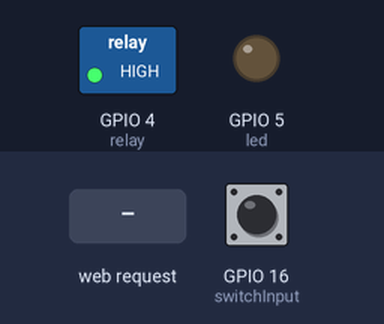
A sketch run on a simulated ESP8266 (NodeMCU). Shown: switched loads named in the sketch (green lamp = pin HIGH), output pins drawn as LEDs (lit = HIGH). The inputs (shaded band) are chosen by the test bench; at power-on: GPIO 16 (switchInput) HIGH. WiFi joins after 1.5 s; servers stay silent unless stated; what the sketch prints to the serial monitor is not drawn.

Above: at 2.7 s.
2.8 s: GPIO 16 (switchInput) pulled LOW for 0.15 s
At 3.6 s:
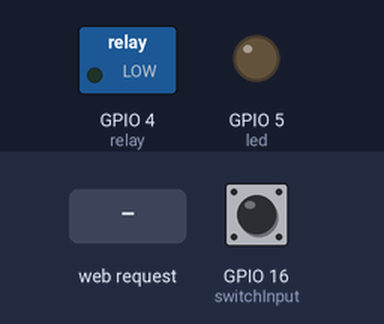
4.4 s: HTTP request GET /switch received
At 5.3 s:
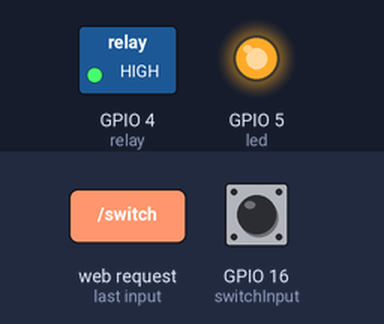
7.4 s: GPIO 16 (switchInput) pulled LOW for 3.2 s
At 7.7 s:
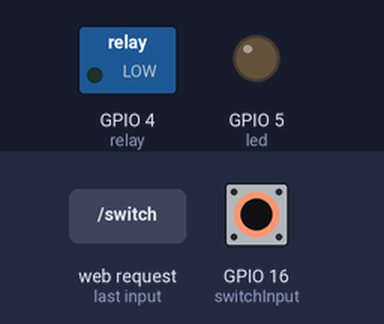
Timing chart, 0 to 12.1 s (numbered marks = the images above; inputs shaded):
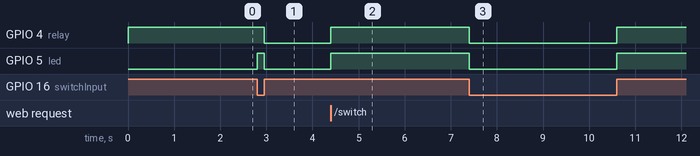

The sketch:

relaisServer.ino
```cpp
#include <ESP8266WiFi.h>
#include <WiFiClient.h>
#include <ESP8266WebServer.h>
#include <ESP8266mDNS.h>

const char* ssid = "yourSSID";
const char* password = "yourPassword";

const int led = 5;
const int relay = 4;
const int switchInput = 16;

bool relayOn = false;
int lastInputState = 0;

ESP8266WebServer server(80);

void switchRelay(){
  if (relayOn){
    digitalWrite(relay, 0);
    relayOn = false;
  } else {
    digitalWrite(relay, 1);
    relayOn = true;
  }
  Serial.print("Switched relay to: ");
  Serial.println(relayOn);
  //Update status LED
  digitalWrite(led, relayOn);
}

void handleRoot() {

  String message = "<html><head><title>Wildgrubes Home Automation</title><meta charset = 'UTF-8'><meta name='viewport' content='width=device-width, initial-scale=1.0'> <script type='text/javascript'>var switchState=false;var switchWidgetState=false;var switchWidget;window.addEventListener('load',function(){switchWidget=document.getElementsByClassName('switchWidget')[0];switchWidget.addEventListener('click',switchDevice);refreshStatus();setInterval(refreshStatus,500);});function refreshStatus(){var request=new XMLHttpRequest();request.open('GET','/status');request.addEventListener('load',function(event){if(request.status>=200&&request.status<300){switchState=(request.responseText==='ON')?true:false;updateSwitchWidget();}else{console.warn(request.statusText,request.responseText);}});request.send();} function switchDevice(){console.log('Switching the device!');var request=new XMLHttpRequest();request.open('GET','/switch');request.addEventListener('load',function(event){if(request.status>=200&&request.status<300){switchState=(request.responseText==='ON')?true:false;updateSwitchWidget();}else{console.warn(request.statusText,request.responseText);}});request.send();} function updateSwitchWidget(){if(switchState!==switchWidgetState){var offColor='linear-gradient(to right, rgba(102,102,102,1) 0%, rgba(48,48,48,1) 100%)';var onColor='linear-gradient(to left, rgba(31,49,166,1) 0%, rgba(32,124,229,1) 100%)';var bgWidth=switchWidget.offsetWidth;var knob=switchWidget.getElementsByTagName('SPAN')[0];var knobWidth=knob.offsetWidth;if(switchState===false){console.log('Switched OFF - color: '+offColor);switchWidget.style.background=offColor;knob.style.left='1';}else{console.log('Switched ON - color: '+onColor);switchWidget.style.background=onColor;var leftOffset=bgWidth-knobWidth-1;knob.style.left=leftOffset;} switchWidgetState=!switchWidgetState;}}</script> <style type='text/css'>*{margin:0;padding:0}body{background:white;font-family:'Trebuchet MS',Helvetica,sans-serif}a{color:#186ff2;text-decoration:none}a:hover{color:#1975ff;cursor:hand;text-decoration:underline}header{background:linear-gradient(to right, rgba(32,124,229,1) 0%, rgba(31,49,166,1) 100%);box-shadow:0px 5px 14px -1px rgba(0,0,0,0.63);position:fixed;height:60px;text-align:center;width:100%}header h3{color:white;font-size:28;padding-top:15}.main{width:90%;padding-top:100px;margin:auto}.switchUnit{margin-top:20px;border:1px solid rgb(150,150,150);border-radius:5px;background:linear-gradient(to right, rgba(222,222,222,1) 0%, rgba(240,240,240,1) 100%);width:45%;padding:15px;color:rgb(50,50,50)}.location{font-size:14;color:rgb(150,150,150)}.switchWidget{position:relative;margin-top:10px;width:50px;height:25px;border-radius:25px;border-color:#232323;border-width:1px;background:linear-gradient(to right, rgba(102,102,102,1) 0%, rgba(48,48,48,1) 100%)}.switchWidget span{position:absolute;left:1;top:1;border-radius:100%;border-width:0;background:linear-gradient(to bottom, #e2e2e2 0%,#dbdbdb 50%,#d1d1d1 51%,#fefefe 100%);width:23px;height:23px}.switchWidget:hover{cursor:pointer}footer{background:linear-gradient(to right, rgba(37,42,46,1) 0%, rgba(1,27,46,1) 100%);width:100%;height:30px;position:fixed;bottom:0;left:0;color:white;text-align:center;padding-top:15px}@media screen and (max-width: 395px){header{height:100px}.switchUnit{width:inherit}.main{width:80%;margin:auto}}@media screen and (max-width: 270px){footer{height:100px}}</style></head><body> <header><h3>Wildgrube's Home Automation</h3> </header><div class='main'><div class='switchUnit'><h2>Laserdrucker</h2> <span class='location'>B&uuml;ro Keller</span><div class='switchWidget'> <span></span></div></div></div><footer><div class='width80'>Developed by <a href='www.fabianwildgrube.de'>Fabian Wildgrube</a>, 2018</div> </footer></body></html>";

  server.send(200, "text/html", message);
}

void handleStatus(){
  Serial.println("Recieved Status Request");
  String message = (relayOn) ? "ON" : "OFF";
  server.send(200, "text/plain", message);
}

void handleWebSwitch(){
  Serial.println("Switching the relay from web");
  switchRelay();
  String message = (relayOn) ? "ON" : "OFF";
  server.send(200, "text/plain", message);
}

void handleNotFound(){
  digitalWrite(led, 1);
  String message = "File Not Found\n\n";
  message += "URI: ";
  message += server.uri();
  message += "\nMethod: ";
  message += (server.method() == HTTP_GET)?"GET":"POST";
  message += "\nArguments: ";
  message += server.args();
  message += "\n";
  for (uint8_t i=0; i<server.args(); i++){
    message += " " + server.argName(i) + ": " + server.arg(i) + "\n";
  }
  server.send(404, "text/plain", message);
  digitalWrite(led, 0);
}

void setup(void){
  pinMode(led, OUTPUT);
  pinMode(relay, OUTPUT);
  pinMode(switchInput, INPUT_PULLUP);
  lastInputState = digitalRead(switchInput);
  digitalWrite(led, 0);
  digitalWrite(relay, 1); //switch relay off (turns on on logical Low)
  Serial.begin(9600);
  WiFi.mode(WIFI_STA);
  WiFi.begin(ssid, password);
  Serial.println("");

  // Wait for connection
  while (WiFi.status() != WL_CONNECTED) {
    delay(500);
    Serial.print(".");
  }
  Serial.println("");
  Serial.print("Connected to ");
  Serial.println(ssid);
  Serial.print("IP address: ");
  Serial.println(WiFi.localIP());

  if (MDNS.begin("esp8266")) {
    Serial.println("MDNS responder started");
  }

  server.on("/", handleRoot);

  server.on("/switch", handleWebSwitch);

  server.on("/status", handleStatus);

  server.onNotFound(handleNotFound);

  server.begin();
  Serial.println("HTTP server started");
}

void handlePhysicalInputSwitch(){
  int currentInputState = digitalRead(switchInput);
  if (lastInputState != currentInputState){
    Serial.println("Switching the relay by hand");
    switchRelay();
    lastInputState = currentInputState;
  }
}

void loop(void){
  server.handleClient(); //Listen for Webinterface calls
  handlePhysicalInputSwitch(); //Listen for changes in the physical switch
}
```

Measured:
- after the input at 2.8 s, GPIO 4 (relay): HIGH → LOW after 0.15 s; GPIO 5 (led): LOW → HIGH at once, → LOW 0.15 s later
- after the input at 4.4 s, GPIO 4 (relay), GPIO 5 (led): LOW → HIGH at once
- after the input at 7.4 s, GPIO 4 (relay), GPIO 5 (led): HIGH → LOW at once, → HIGH 3.2 s later
